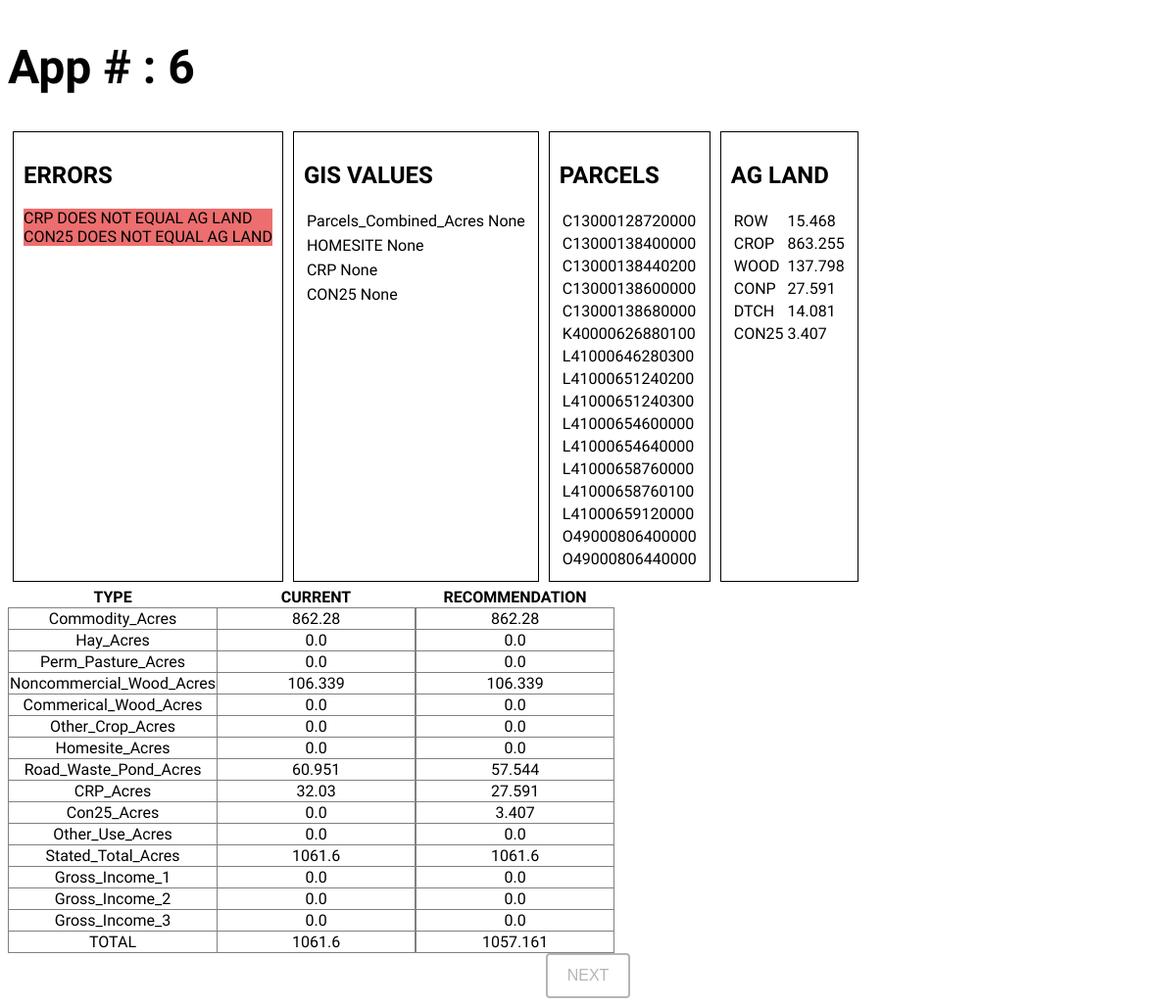
Page /6 on the committed database.
### models.py (models this page shows)
class CAUVApp(db.Model):
    id = db.Column(
        type_=db.Integer,
        primary_key=True,
    )
    AG_APP = db.Column(
        type_=db.String(30),
        nullable=False
    )
    Commodity_Acres = db.Column(
        type_=db.Float(3),
    )
    Hay_Acres = db.Column(
        type_=db.Float(3),
    )
    Perm_Pasture_Acres = db.Column(
        type_=db.Float(3),
    )
    Noncommercial_Wood_Acres = db.Column(
        type_=db.Float(3),
    )
    Commerical_Wood_Acres = db.Column(
        type_=db.Float(3),
    )
    Other_Crop_Acres = db.Column(
        type_=db.Float(3),
    )
    Homesite_Acres = db.Column(
        type_=db.Float(3),
    )
    Road_Waste_Pond_Acres = db.Column(
        type_=db.Float(3),
    )
    CRP_Acres = db.Column(
        type_=db.Float(3),
    )
    Con25_Acres = db.Column(
        type_=db.Float(3),
    )
    Other_Use_Acres = db.Column(
        type_=db.Float(3),
    )
    Stated_Total_Acres = db.Column(
        type_=db.Float(3),
        nullable=False,
    )
    Gross_Income_1 = db.Column(
        type_=db.Float(2),
    )
    Gross_Income_2 = db.Column(
        type_=db.Float(2),
    )
    Gross_Income_3 = db.Column(
        type_=db.Float(2),
    )

### routes.py (the view)
@app.route('/<int:id>', methods = ['POST', 'GET'])
def base(id):
    next_id = id + 1
    if request.method == "POST":
        return redirect('/' + str(next_id))
    else:
        app_select = CAUVApp.query.filter(CAUVApp.AG_APP == id).first()
        if app_select is None:
            return redirect('/' + str(next_id))
        else:
            current = current_app(id)
            current_sum = current_app_sum(id)
            AG_LAND_parcels = parcel_view(id)
            AG_LAND_parcel_sum = parcel_sum(AG_LAND_parcels)
            AG_LAND_land = land_view(id)
            AG_LAND_land_sum = land_sum(AG_LAND_land)
            errors_compiled = compiled_errors(
                app_num=id,
                parcel_sum=AG_LAND_parcel_sum,
                AG_LAND_land=AG_LAND_land,
                current_sum=current_sum,
            )
            app_recommendation = recommendation(
                app_num=id,
                AG_LAND_parcel=AG_LAND_parcels,
                AG_LAND_land=AG_LAND_land,
                errors=errors_compiled,
            )
            app_recommendation_sum = recommendation_sum(app_recommendation)
            if len(errors_compiled) == 0:
                return redirect('/' + str(next_id))
            return render_template(
                'index.html',
                appNum=id,
                errors=errors_compiled,
                current=current,
                current_sum=current_sum,
                AG_LAND_parcels=AG_LAND_parcels,
                AG_LAND_parcel_sum=AG_LAND_parcel_sum,
                AG_LAND_land=AG_LAND_land,
                AG_LAND_land_sum=AG_LAND_land_sum,
                recommendation=app_recommendation,
                recommendation_sum=app_recommendation_sum,
            )

### AG_LAND.py (called while the page is built)
def parcel_view(app_num):
    parcels= []
    parcels_dict_list = []
    app_select = AG_LAND.query.filter(AG_LAND.AGAPPL == app_num).all()
    for row in app_select:
        if row.PARID in parcels:
            continue
        else:
            parcels.append(row.PARID)
    for parcel in parcels:
        parcels_dict ={
        "PARID": None,
        "PARCEL_ACREAGE": None,
        }
        parcels_dict['PARID'] = parcel
        parcel_query = AG_LAND.query.filter(
            AG_LAND.AGAPPL == app_num,
            AG_LAND.PARID == parcel
        ).first()
        parcels_dict['PARCEL_ACREAGE'] = round(parcel_query.PARCEL_ACREAGE,3)
        parcels_dict_list.append(parcels_dict)
    return parcels_dict_list

def parcel_sum(parcels_dict_list):
    parcels_sum = []
    for each in parcels_dict_list:
        parcels_sum.append(each['PARCEL_ACREAGE'])
    total_acres = round(sum(parcels_sum),3)
    return total_acres

def land_view(app_num):
    app_select = AG_LAND.query.filter(AG_LAND.AGAPPL == app_num).all()
    land = []
    land_dict_list = []
    for row in app_select:
        if row.LAND_USE_TYPE in land:
            continue
        else:
            land.append(row.LAND_USE_TYPE)
    for type in land:
        land_dict = {
        "LAND_USE_TYPE": None,
        "LAND_USE_ACRES": None,
        }
        land_dict['LAND_USE_TYPE'] = type
        land_query = AG_LAND.query.filter(
            AG_LAND.AGAPPL == app_num,
            AG_LAND.LAND_USE_TYPE == type
        ).all()
        land_type_sum = []
        for each in land_query:
            land_type_sum.append(each.LAND_USE_ACRES)
        land_dict['LAND_USE_ACRES'] = round(sum(land_type_sum),3)
        land_dict_list.append(land_dict)
    return land_dict_list

def land_sum(land_dict_list):
    land_sum = []
    for each in land_dict_list:
        land_sum.append(each['LAND_USE_ACRES'])
    total_acres = round(sum(land_sum),3)
    return total_acres

### CURRENT.py (called while the page is built)
def current_app_sum(app_num):
    app_select = CAUVApp.query.filter(CAUVApp.AG_APP == app_num).first()
    app_sum = [
        app_select.Commodity_Acres,
        app_select.Hay_Acres,
        app_select.Noncommercial_Wood_Acres,
        app_select.Commerical_Wood_Acres,
        app_select.Other_Crop_Acres,
        app_select.Homesite_Acres,
        app_select.Road_Waste_Pond_Acres,
        app_select.CRP_Acres,
        app_select.Con25_Acres,
        app_select.Other_Use_Acres,
    ]
    return round(sum(app_sum),3)

### templates/index.html (shortened to what this page needs)
{% extends 'base.html' %}
{% block body %}
<div class="APPNUM">
  <h1>
  App # : {{ appNum }}
  </h1>
</div>
<div class="GENERAL_INFO">
  <div class="GENERAL_INFO_ITEM">
    <h2>ERRORS</h2>
    {% for each in errors %}
      <div class="ERRORS">
        {{each}}
      </div>
    {% endfor %}
  </div>
  <div class="GENERAL_INFO_ITEM">
    <h2>GIS VALUES</h2>
    {% for each in current['GIS_VALUES'] %}
    <table>
      <tr>
        <td>
          {{each}}
        </td>
        <td>
          {{ current['GIS_VALUES'][each] }}
        </td>
      </tr>
    </table>
    {% endfor %}
  </div>
  <div class="GENERAL_INFO_ITEM">
    <h2>PARCELS</h2>
    <table>
      {% for each in AG_LAND_parcels %}
      <tr>
        <td>
          {{ each['PARID'] }}
        </td>
      </tr>
      {% endfor %}
    </table>
  </div>
  <div class="GENERAL_INFO_ITEM">
    <h2>AG LAND</h2>
    <table>
      {% for each in AG_LAND_land %}
      <tr>
        <td>
          {{ each['LAND_USE_TYPE'] }}
        </td>
        <td>
          {{ each['LAND_USE_ACRES'] }}
        </td>
      </tr>
      {% endfor %}
    </table>
  </div>
</div>
<div class="APP">
  <table>
    <tr>
      <th>TYPE</th>
      <th>CURRENT</th>
    </tr>
    {% for each in current['APP_VALUES'] %}
      <tr>
        <td>
          {{ each }}
        </td>
        <td>
          {{ current['APP_VALUES'][each] }}
        </td>
      </tr>
    {% endfor %}
    <tr>
      <td>TOTAL</td>
      <td>
        {{ current_sum }}
      </td>
    </tr>
  </table>
  <table>
    <tr>
      <th>RECOMMENDATION</th>
    </tr>
    {% for each in recommendation %}
    <tr>
      <td>
          {{ recommendation[each] }}
      </td>
    </tr>
    {% endfor %}
    <tr>
      <td>
        {{ recommendation_sum }}
      </td>
    </tr>
  </table>
</div>
<form method="post">
  <input type="submit" id="submit" name="submit" value="NEXT">
</form>
{% endblock %}

### static/css/main.css (style rules this page uses)
body { font-family: 'Oxygen', sans-serif; font-size: 16px; text-align: center; display: flex; flex-direction: column; justify-content: center; }
.APPNUM { font-size: 24px; text-align: left; }
.GENERAL_INFO { display: flex; text-align: left; flex-direction: row; }
.GENERAL_INFO_ITEM { padding: 10px; border: solid 1px black; margin: 5px; }
.ERRORS { background-color: hsl(0, 78%, 68%); }
.APP { display: flex; flex-direction: row; }
.APP table { border-collapse: collapse; padding: 5px; }
.APP td { border: solid 1px gray; }
.APP th { width: 200px; }
#submit { color: hsla(0, 0%, 71%, 1); font-size: 16px; background-color: hsla(0, 0%, 100%, 1); padding: 12px 20px; border: 2px solid hsla(0, 0%, 71%, 1); border-radius: 4px; }

### rows in the picture
CAUVApp: Commodity_Acres "862.28" "0.0" "0.0" "106.339" "0.0" "0.0" "0.0" "60.951" "32.03" "0.0" "0.0" "1061.6" "0.0" "0.0" "0.0", Commodity_Acres "862.28" "0.0" "0.0" "106.339" "0.0" "0.0" "0.0" "0.0" "1061.6" "0.0" "0.0" "0.0"

### other values in the picture
{{ appNum }} "6"
{{ each }} "CRP DOES NOT EQUAL AG LAND" "CON25 DOES NOT EQUAL AG LAND"
{{ each }} "Parcels_Combined_Acres" "HOMESITE" "CRP" "CON25"
{{ current['GIS_VALUES'][each] }} "None" "None" "None" "None"
{{ each['PARID'] }} "C13000128720000" "C13000138400000" "C13000138440200" "C13000138600000" "C13000138680000" "K40000626880100" "L41000646280300" "L41000651240200" "L41000651240300" "L41000654600000" "L41000654640000" "L41000658760000" "L41000658760100" "L41000659120000" "O49000806400000" "O49000806440000"
{{ each['LAND_USE_TYPE'] }} "ROW" "CROP" "WOOD" "CONP" "DTCH" "CON25"
{{ each['LAND_USE_ACRES'] }} "15.468" "863.255" "137.798" "27.591" "14.081" "3.407"
{{ each }} "Commodity_Acres" "Hay_Acres" "Perm_Pasture_Acres" "Noncommercial_Wood_Acres" "Commerical_Wood_Acres" "Other_Crop_Acres" "Homesite_Acres" "Road_Waste_Pond_Acres" "CRP_Acres" "Con25_Acres" "Other_Use_Acres" "Stated_Total_Acres" "Gross_Income_1" "Gross_Income_2" "Gross_Income_3"
{{ current_sum }} "1061.6"
{{ recommendation[each] }} "57.544" "27.591" "3.407"
{{ recommendation_sum }} "1057.161"
